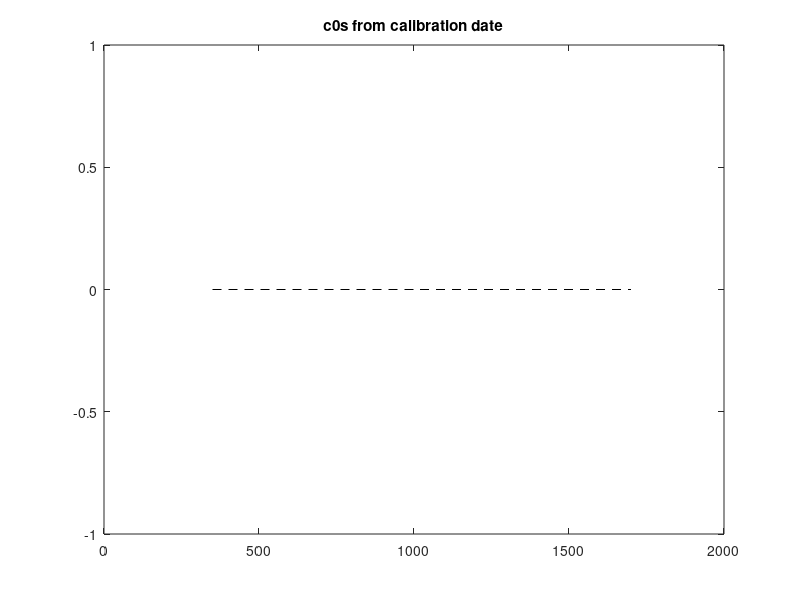
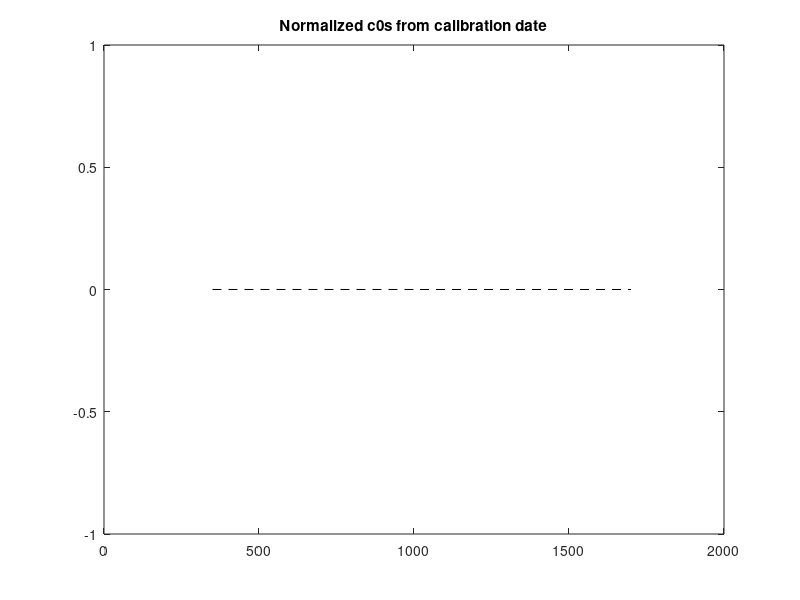

The MATLAB source for these figures, in order: (Note: this script raises an error after producing the figures.)
% Checking some c0, and calculating the averages
% For plotting the c0s proposed to be applied on 4STAR during ORACLES 2016
% not meant for creating new c0s
close all
clear all
fp = 'C:\Users\sleblan2\Research\4STAR_codes\data_folder\';
fp_out = 'C:\Users\sleblan2\Research\ORACLES\plot\';

i_avg = [2 3 4 5 6 7];

vis_names = {'20161115_VIS_C0_refined_Langley_Nov2016part1.5incl1115_good_mean.dat';...
             '20160824_VIS_C0_refined_Langley_averaged_inflight_Langley_ORACLES_transits.dat';...
             '20160825_VIS_C0_refined_Langley_ORACLES_transit2.dat';...
             '20160831_VIS_C0_refined_Langley_averaged_inflight_Langley_high_alt_ORACLES.dat';...
             '20160904_VIS_C0_refined_Langley_averaged_inflight_high_alts_highRH_ORACLES.dat';...
             '20160908_VIS_C0_refined_Langley_averaged_inflight_high_alts_with_Langley_highRH_ORACLES.dat';...
             '20160912_VIS_C0_refined_Langley_averaged_with_high_alt_inflight_ORACLES_notransist.dat'};
        
nir_names = {'20161115_NIR_C0_refined_Langley_Nov2016part1.5incl1115_good_mean.dat';...
             '20160824_NIR_C0_refined_Langley_averaged_inflight_Langley_ORACLES_transits.dat';...
             '20160825_NIR_C0_refined_Langley_ORACLES_transit2.dat';...
             '20160831_NIR_C0_refined_Langley_averaged_inflight_Langley_high_alt_ORACLES.dat';...
             '20160904_NIR_C0_refined_Langley_averaged_inflight_high_alts_highRH_ORACLES.dat';...
             '20160908_NIR_C0_refined_Langley_averaged_inflight_high_alts_with_Langley_highRH_ORACLES.dat';...
             '20160912_NIR_C0_refined_Langley_averaged_with_high_alt_inflight_ORACLES_notransist.dat'};
         
supp = {'MLO avg=100%';...%'MLO';'MLO';'MLO';'MLO';
        'tr1, tr2';'RF00';...
        'RF01, RF02, RF03';'RF04, RF05';'RF06, RF07';'RF08, RF09'};
n = length(vis_names);
c0v = {}; c0rv = {}; c0n = {}; corn = {}; leg = {};

fig = figure('pos',[200 50 1600 400]); 
plot([350,1000,1700],[0,0,0],'--k');
title('c0s from calibration date')
hold on;

fig2 = figure('pos',[200 450 1600 400]);
plot([350,1000,1700],[0,0,0],'--k');
title('Normalized c0s from calibration date')
hold on;

cm = jet(n);
for i=1:n;
    visfilename = [fp vis_names{i}];
    nirfilename = [fp nir_names{i}];
    
    a=importdata(which(visfilename));
    visc0(i,:)=a.data(:,strcmp(lower(a.colheaders), 'c0'))';
    visc0err(i,:)=a.data(:,strcmp(lower(a.colheaders), 'c0err'))';
    c0v{i} = visc0; c0rv{i} = visc0err;
    
    b=importdata(which(nirfilename));
    nirc0(i,:)=b.data(:,strcmp(lower(b.colheaders), 'c0'))';
    nirc0err(i,:)=b.data(:,strcmp(lower(b.colheaders), 'c0err'))';
    c0n{i} = nirc0; c0rn{i} = nirc0err;
    
    w_vis = a.data(:,strcmp(lower(a.colheaders),'wavelength'));
    w_nir = b.data(:,strcmp(lower(b.colheaders),'wavelength'));
    
    leg{i} = [supp{i} '-' vis_names{i}(1:8)];
   
    figure(fig);
    if any(i_avg==i);
        l = plot(w_vis,visc0(i,:),'color',cm(i,:),'linewidth',4);
         plot(w_nir,nirc0(i,:).*10,'color',cm(i,:),'linewidth',4);
    else;
        l = plot(w_vis,visc0(i,:),'color',cm(i,:));
         plot(w_nir,nirc0(i,:).*10,'color',cm(i,:));
    end;
    p(i) = l;
    
    figure(fig2);
    if any(i_avg==i);
        l2 = plot(w_vis,visc0(i,:)./visc0(1,:).*100.0,'color',cm(i,:),'linewidth',4);
        plot(w_nir,nirc0(i,:)./nirc0(1,:).*100.0,'color',cm(i,:),'linewidth',4);
    else;
        l2 = plot(w_vis,visc0(i,:)./visc0(1,:).*100.0,'color',cm(i,:));
        plot(w_nir,nirc0(i,:)./nirc0(1,:).*100.0,'color',cm(i,:));
    end;
    p2(i) = l2;
    
end;
figure(fig);
legend(p,leg);
xlabel('Wavelength [nm]');
ylabel('c0 (NIR c0 x10)');
ylim([0,650]);

figure(fig2);
legend(p2,leg);
xlabel('Wavelength [nm]');
ylabel('Normalized c0');
ylim([80,120]);

figure;
l = plot(w_vis,visc0);
hold all
plot(w_nir,nirc0.*10);

legend(l,leg);
xlabel('Wavelength [nm]');
ylabel('c0');
ylim([0,650]);

% Now average the c0s for creating the right c0
visc0_avg = mean(visc0(i_avg,:));
visc0_std = std(visc0(i_avg,:));
nirc0_avg = mean(nirc0(i_avg,:));
nirc0_std = std(nirc0(i_avg,:));

gdaystr = vis_names{i_avg(end)}(1:8);

figure(fig2);
l2 = plot(w_vis,visc0_avg./visc0(1,:).*100.0,'color','black');
plot(w_nir,nirc0_avg./nirc0(1,:).*100.0,'color','black');
grid;
p2(i+1) = l2;
leg{i+1} = ['Averages with ' gdaystr];
legend(p2,leg,'location','northeastoutside');

figure(fig);
l = plot(w_vis,visc0_avg,'color','black');
plot(w_nir,nirc0_avg.*10.0,'color','black');
grid;
p(i+1) = l;
leg{i+1} = ['Averages with ' gdaystr];
legend(p,leg,'location','northeastoutside');

% Save the figures
save_fig(fig,[fp_out 'ORACLES_cal_c0_' gdaystr]);
save_fig(fig2,[fp_out 'ORACLES_cal_c0_relative_' gdaystr]);

figure(fig2);
ylim([96 104]);
save_fig(fig2,[fp_out 'ORACLES2016_cal_c0_used_relative_zoom']);

fig3 = figure;
ax1 = subplot(3,1,1);
plot(w_vis,visc0_avg,'.-k'); hold on;
plot(w_nir,nirc0_avg.*10.0,'.-k');hold off;
ylabel('c0 (NIR c0 x10)'); ylim([0,800])
title('4STAR C0 saved for good averages from ORACLES 2016')
ax2 = subplot(3,1,2);

plot(w_vis,visc0_std./visc0_avg.*100.0,'.-k'); hold on;
plot(w_nir,nirc0_std./nirc0_avg.*100.0,'.-k');hold off;
ylabel('Relative std of c0 [%]');ylim([0,20]);
ax3 = subplot(3,1,3);
title('zoomed')
plot(w_vis,visc0_std./visc0_avg.*100.0,'.-k'); hold on;
plot(w_nir,nirc0_std./nirc0_avg.*100.0,'.-k');hold off;
ylabel('Relative std of c0 [%]');ylim([0,1]); grid;

linkaxes([ax1,ax2,ax3],'x');
xlabel('Wavelength [nm]'); 
save_fig(fig3,[fp_out 'Oracles2016_cal_c0_used_avg_' gdaystr]);

% Now save the new averaged c0 for use
% days_cell = '';
% for i=1:length(i_avg);
%     c = char(leg{i_avg(i)});
%     days_cell = [days_cell ', ' c(1:4) '-' c(5:6) '-' c(7:8)];
% end;
% %filesuffix=['refined_Langley_averaged_with_MLO_Nov17_airborne_Langley_and_highalt_AOD_on_' gdaystr '_ORACLES'];
% additionalnotes={'Langley at MLO and airborne Data outside 2.0x the STD of 501 nm Langley residuals were screened out. ';...
%                  'Including high Altitude rate spectra, matched to splined stratospheric AOD measured at MLO.';...
%                  ['Averages of c0 from multiple days including: ' days_cell '. See the list of files below']};
% daystr=label_daystr; %leg{i_avg(end)}(end-7:end);
% visfilename=fullfile(starpaths, [daystr '_VIS_C0_' filesuffix '.dat']);
% nirfilename=fullfile(starpaths, [daystr '_NIR_C0_' filesuffix '.dat']);    
% 
% vissource_alt=cellstr(char(vis_names{i_avg}));
% nirsource_alt=cellstr(char(nir_names{i_avg}));
% vissource = '(SEE Original files for sources)';
% nirsource = '(SEE Original files for sources)';
% 
% starsavec0(visfilename, vissource, [additionalnotes; vissource_alt], w_vis, visc0_avg, visc0_std);
% starsavec0(nirfilename, nirsource, [additionalnotes; nirsource_alt], w_nir, nirc0_avg, nirc0_std);




